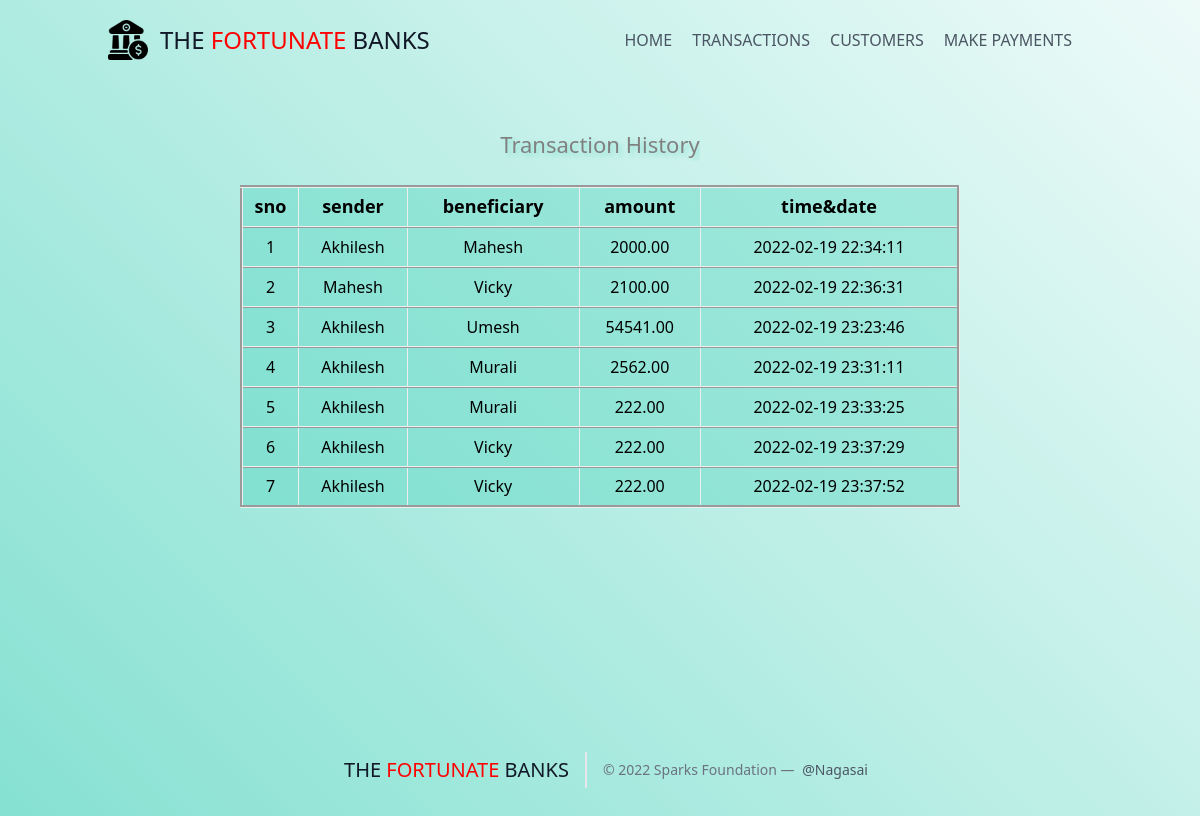
Screenshot of /transactions.php with the database file from the repository.
### tables this page shows
CREATE TABLE `transactions` (
  `trans_id` int(5) NOT NULL,
  `sender` varchar(35) NOT NULL,
  `receiver` varchar(35) NOT NULL,
  `amount` double(12,2) NOT NULL,
  `time` datetime NOT NULL
);

### transactions.php (the view, shortened to what this page needs)
<?php
include("connection.php");
?>
<!DOCTYPE html>
<html lang="en">
<head>
    <link rel="stylesheet" href="style.css">
    <script src="https://cdn.tailwindcss.com"></script>
</head>
<body>
    <?php
        include("header.php");
    ?>
    <main class="screen main">
        <br><br>
        <h3> Transaction History </h3>
        <br>
        <div class="table-responsive">
        <table class="table ">
            <tr>
                <th>sno</th>
                <th>sender</th>
                <th>beneficiary</th>
                <th>amount</th>
                <th>time&date</th>
            </tr>
<?php
$query = "SELECT * FROM transactions";
$data = mysqli_query($conn,$query);
$total = mysqli_num_rows($data);
if($total != 0)
while($result = mysqli_fetch_assoc($data))
{
    echo "<tr>
    <td>".$result['trans_id']."</td>
    <td>".$result['sender']."</td>
    <td>".$result['receiver']."</td>
    <td>".$result['amount']."</td>
    <td>".$result['time']."</td> </tr>";
}
?>
   </table>
        </div>
    </main>
    <?php
        include("footer.php");
    ?>
</body>
</html>

### style.css (style rules this page uses)
* { padding: 0; margin:0; box-sizing: border-box; overflow-x: hidden; }
body { background: linear-gradient(45deg, rgba(82, 212, 191, 0.7), rgba(82, 212, 191, 0.1)); min-width: 100vw; min-height: 100vh; }
.screen { min-height:80vh; display: flex; justify-content: space-evenly; align-items: center; }
.main, .center-main { display:flex; flex-direction:column; text-align:center; align-items:center; }
.main { justify-content: flex-start; }
.main h3,.screen h3 { font-size:22px; color:gray; text-shadow: 3px 3px 4px rgba(82, 212, 191, 0.4); }
.table { width: 60vw; border: 3px groove ; border-radius:5px; padding: 15px; padding-bottom: 25px; background-color: rgba(82, 212, 191, 0.4); }
th,td { height:40px; border-right: 1px ridge ; border-bottom: 2px ridge ; }
th { font-size: 18px; }
th:last-child,td:last-child { border-right:none; }

### rows the page displays
transactions: trans_id "1", sender "Akhilesh", receiver "Mahesh", amount "2000.00", time "2022-02-19 22:34:11"
transactions: trans_id "2", sender "Mahesh", receiver "Vicky", amount "2100.00", time "2022-02-19 22:36:31"
transactions: trans_id "3", sender "Akhilesh", receiver "Umesh", amount "54541.00", time "2022-02-19 23:23:46"
transactions: trans_id "4", sender "Akhilesh", receiver "Murali", amount "2562.00", time "2022-02-19 23:31:11"
transactions: trans_id "5", sender "Akhilesh", receiver "Murali", amount "222.00", time "2022-02-19 23:33:25"
transactions: trans_id "6", sender "Akhilesh", receiver "Vicky", amount "222.00", time "2022-02-19 23:37:29"
transactions: trans_id "7", sender "Akhilesh", receiver "Vicky", amount "222.00", time "2022-02-19 23:37:52"
